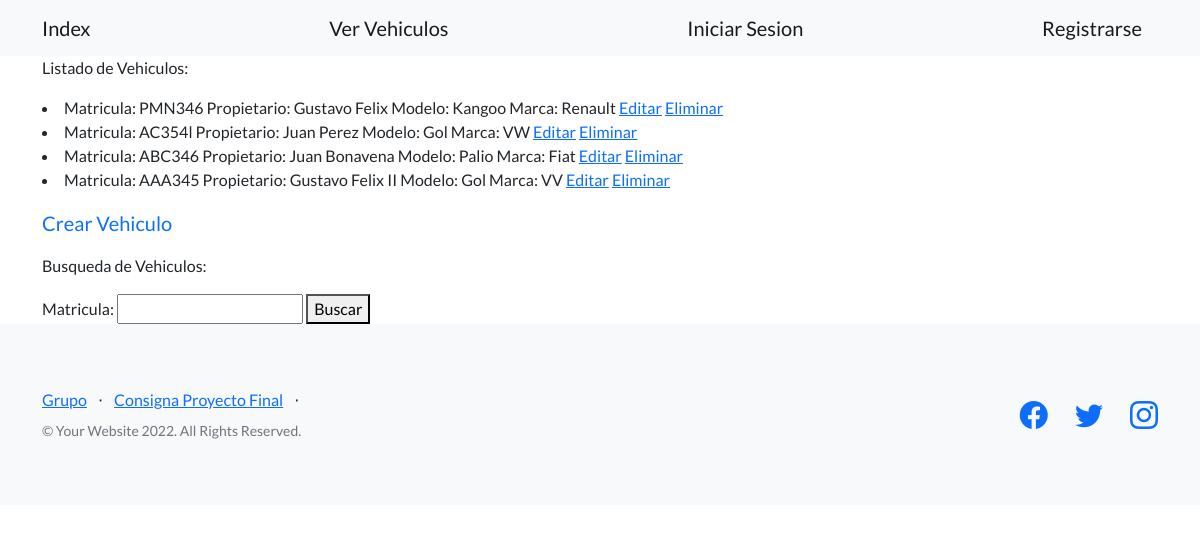
Before: /avanzado/vehiculos/ with the older database file.
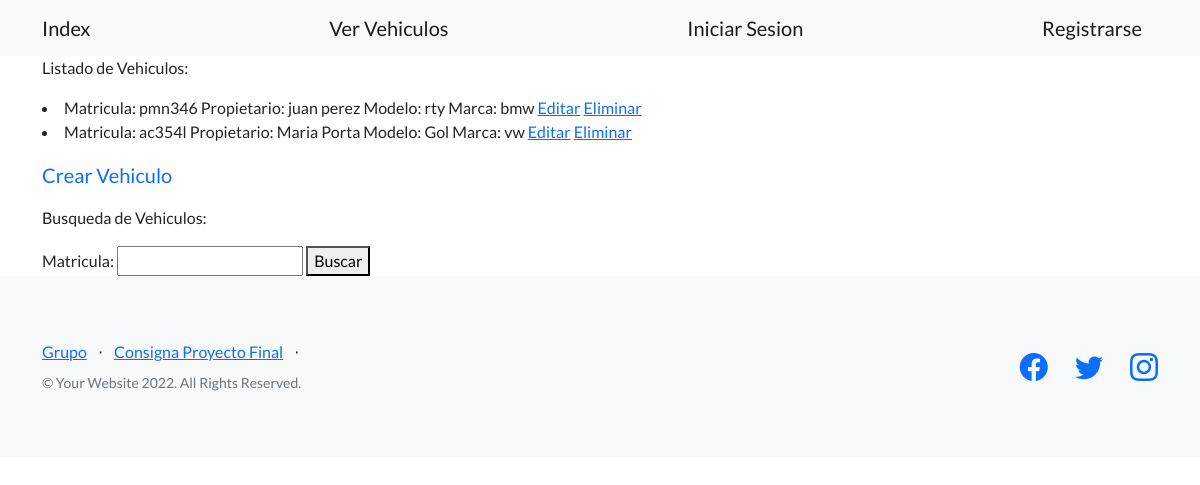
After: the same page with the newer database file.
### avanzado/models.py (models this page shows)
class Vehiculo(models.Model):
    matricula = models.CharField(max_length=20)
    propietario = models.CharField(max_length=20)
    modelo = models.CharField(max_length=20)
    marca  = models.CharField(max_length=20)
    cant_puertas = models.IntegerField()
    color = models.CharField(max_length=20)
    chasis = models.CharField(max_length=20)
    avatar = models.ImageField(upload_to='avatares', null=True, blank=True)#
    cliente = models.OneToOneField(User, on_delete=models.CASCADE)###problema###
    blog_post=RichTextField(null=True)
    def __str__(self):
        return f'Matricula: {self.matricula} Propietario: {self.propietario} Modelo: {self.modelo} Marca: {self.marca} '

### avanzado/views.py (the view)
# urls.py: path('vehiculos/', views.ListaVehiculos.as_view(), name='ver_vehiculos'),
class ListaVehiculos(ListView):
    model = Vehiculo
    template_name = 'avanzado/ver_vehiculos.html'
    def get_queryset(self):
        matricula = self.request.GET.get('matricula', '')
        if matricula:
            object_list = self.model.objects.filter(matricula__icontains=matricula)
        else:
            object_list = self.model.objects.all()
        return object_list
    def get_context_data(self, **kwargs):
        context = super().get_context_data(**kwargs)
        context["formulario"] = BusquedaVehiculo()
        return context

### avanzado/forms.py
class BusquedaVehiculo(forms.Form):
    matricula = forms.CharField(max_length=20, required=False)

### avanzado/templates/avanzado/ver_vehiculos.html (shortened to what this page needs)
{% extends 'padres/base.html' %}
{% block mi_contenido %}
<p>Listado de Vehiculos:</p>
<p>
    {% if object_list  %}
        {% for vehiculo in object_list %}
            <li>
                {{vehiculo}}
                <a href={% url 'editar_vehiculo' vehiculo.id %}>Editar</a>
                <a href={% url 'eliminar_vehiculo' vehiculo.id %}>Eliminar</a>
            </li>
        {% endfor %}
    {% else %}
        <p>No se encontraron resultados.</p>
    {% endif %}
</p>
<a class="navbar-brand" href={% url 'crear_vehiculo' %}>Crear Vehiculo</a>
<p>Busqueda de Vehiculos:</p>
<form action={% url 'ver_vehiculos' %} method="GET">
    {{formulario}}
    <button>Buscar</button>
</form>
{% endblock mi_contenido %}

### home/templates/padres/base.html (shortened to what this page needs)
<!DOCTYPE html>
<html lang="en">
    <head>
        {% load static %}
        <link href="https://cdn.jsdelivr.net/npm/bootstrap-icons@1.5.0/font/bootstrap-icons.css" rel="stylesheet" type="text/css" />
        <link href={% static 'css/styles.css'%} rel="stylesheet" />
    </head>
    <body>
        <nav class="navbar navbar-light bg-light static-top">
            <div class="container">
                <a class="navbar-brand" href={% url 'index' %}>Index</a>
                <a class="navbar-brand" href={% url 'ver_vehiculos' %}>Ver Vehiculos</a>
                {% if request.user.is_authenticated %}
                    <a class="navbar-brand" href={% url 'perfil' %}>{{request.user.username}}</a>
                    <a class="navbar-brand" href={% url 'logout' %}>Cerrar Sesion</a>
                {% else %}
                    <a class="navbar-brand" href={% url 'login' %}>Iniciar Sesion</a>
                    <a class="navbar-brand" href={% url 'registrar' %}>Registrarse</a>
                {% endif %}
            </div>
        </nav>
        <div class="container">
        {% block mi_contenido %}
        {% endblock mi_contenido %}
        </div>
        <footer class="footer bg-light">
            <div class="container">
                <div class="row">
                    <div class="col-lg-6 h-100 text-center text-lg-start my-auto">
                        <ul class="list-inline mb-2">
                            <li class="list-inline-item"><a href={% url 'about' %}>Grupo</a></li>
                            <li class="list-inline-item">⋅</li>
                            <li class="list-inline-item"><a href={% url 'consignas' %}>Consigna Proyecto Final</a></li>
                            <li class="list-inline-item">⋅</li>
                        </ul>
                        <p class="text-muted small mb-4 mb-lg-0">&copy; Your Website 2022. All Rights Reserved.</p>
                    </div>
                    <div class="col-lg-6 h-100 text-center text-lg-end my-auto">
                        <ul class="list-inline mb-0">
                            <li class="list-inline-item me-4">
                                <a href="https://developers.facebook.com/docs/"><i class="bi-facebook fs-3"></i></a>
                            </li>
                            <li class="list-inline-item me-4">
                                <a href="https://help.twitter.com/"><i class="bi-twitter fs-3"></i></a>
                            </li>
                            <li class="list-inline-item">
                                <a href="https://help.instagram.com"><i class="bi-instagram fs-3"></i></a>
                            </li>
                        </ul>
                    </div>
                </div>
            </div>
        </footer>
    </body>
</html>

Changed rows visible on the page:
removed Vehiculo: matricula+propietario+modelo "Matricula: AC354l Propietario: Juan Perez Modelo: Gol Marca: VW"
removed Vehiculo: matricula+propietario+modelo "Matricula: ABC346 Propietario: Juan Bonavena Modelo: Palio Marca: Fiat"
removed Vehiculo: matricula+propietario+modelo "Matricula: AAA345 Propietario: Gustavo Felix II Modelo: Gol Marca: VV"
changed Vehiculo: matricula+propietario+modelo "Matricula: PMN346 Propietario: Gustavo Felix Modelo: Kangoo Marca: Renault" → "Matricula: pmn346 Propietario: juan perez Modelo: rty Marca: bmw"
added Vehiculo: matricula+propietario+modelo "Matricula: ac354l Propietario: Maria Porta Modelo: Gol Marca: vw"
